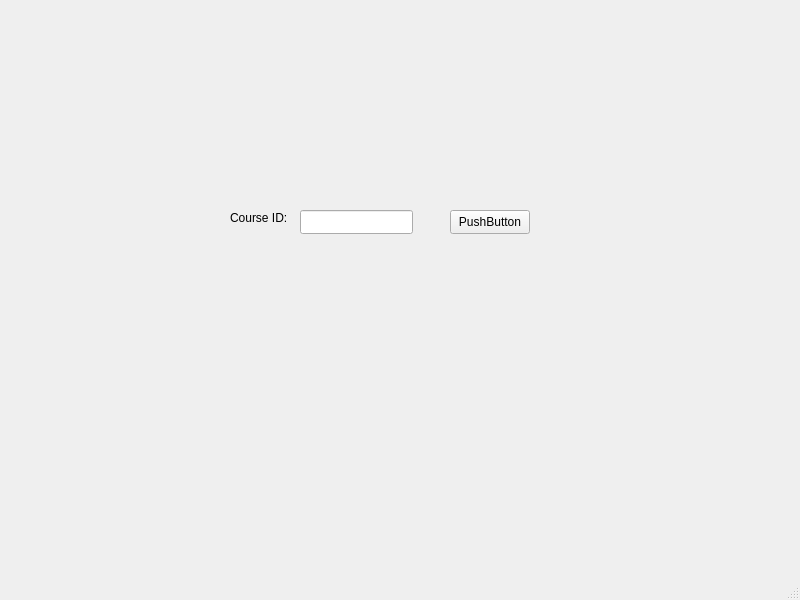
<?xml version="1.0" encoding="UTF-8"?>
<ui version="4.0">
 <class>RemoveCourse</class>
 <widget class="QMainWindow" name="RemoveCourse">
  <property name="geometry">
   <rect>
    <x>0</x>
    <y>0</y>
    <width>800</width>
    <height>600</height>
   </rect>
  </property>
  <property name="windowTitle">
   <string>MainWindow</string>
  </property>
  <widget class="QWidget" name="centralwidget">
   <widget class="QLineEdit" name="TextCID">
    <property name="geometry">
     <rect>
      <x>300</x>
      <y>210</y>
      <width>113</width>
      <height>24</height>
     </rect>
    </property>
   </widget>
   <widget class="QPushButton" name="pushButton">
    <property name="geometry">
     <rect>
      <x>450</x>
      <y>210</y>
      <width>80</width>
      <height>24</height>
     </rect>
    </property>
    <property name="text">
     <string>PushButton</string>
    </property>
   </widget>
   <widget class="QLabel" name="CID">
    <property name="geometry">
     <rect>
      <x>230</x>
      <y>210</y>
      <width>91</width>
      <height>16</height>
     </rect>
    </property>
    <property name="text">
     <string>Course ID: </string>
    </property>
   </widget>
  </widget>
  <widget class="QMenuBar" name="menubar">
   <property name="geometry">
    <rect>
     <x>0</x>
     <y>0</y>
     <width>800</width>
     <height>21</height>
    </rect>
   </property>
  </widget>
  <widget class="QStatusBar" name="statusbar"/>
 </widget>
 <resources/>
 <connections/>
</ui>
